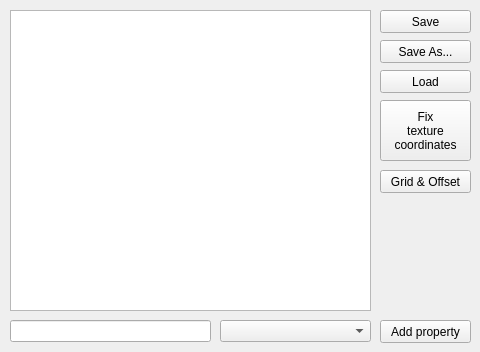
      <widget class="QWidget" name="tab_db">
       <attribute name="title">
        <string>Database</string>
       </attribute>
       <widget class="QPushButton" name="btnDatabaseSave">
        <property name="geometry">
         <rect>
          <x>380</x>
          <y>10</y>
          <width>91</width>
          <height>23</height>
         </rect>
        </property>
        <property name="text">
         <string>Save</string>
        </property>
       </widget>
       <widget class="QPushButton" name="btnDatabaseLoad">
        <property name="geometry">
         <rect>
          <x>380</x>
          <y>70</y>
          <width>91</width>
          <height>23</height>
         </rect>
        </property>
        <property name="text">
         <string>Load</string>
        </property>
       </widget>
       <widget class="QPushButton" name="btnDatabasePropertiesAdd">
        <property name="geometry">
         <rect>
          <x>380</x>
          <y>320</y>
          <width>91</width>
          <height>23</height>
         </rect>
        </property>
        <property name="text">
         <string>Add property</string>
        </property>
       </widget>
       <widget class="QLineEdit" name="txtDatabasePropertyName">
        <property name="geometry">
         <rect>
          <x>10</x>
          <y>320</y>
          <width>201</width>
          <height>22</height>
         </rect>
        </property>
       </widget>
       <widget class="QComboBox" name="cmbDatabasePropertyType">
        <property name="geometry">
         <rect>
          <x>220</x>
          <y>320</y>
          <width>151</width>
          <height>22</height>
         </rect>
        </property>
       </widget>
       <widget class="QTableWidget" name="twDatabaseProperties">
        <property name="geometry">
         <rect>
          <x>10</x>
          <y>10</y>
          <width>361</width>
          <height>301</height>
         </rect>
        </property>
       </widget>
       <widget class="QPushButton" name="btnDatabaseSaveAs">
        <property name="geometry">
         <rect>
          <x>380</x>
          <y>40</y>
          <width>91</width>
          <height>23</height>
         </rect>
        </property>
        <property name="text">
         <string>Save As...</string>
        </property>
       </widget>
       <widget class="QPushButton" name="btnFixTextureCoordinates">
        <property name="geometry">
         <rect>
          <x>380</x>
          <y>100</y>
          <width>91</width>
          <height>61</height>
         </rect>
        </property>
        <property name="text">
         <string>Fix
texture
coordinates</string>
        </property>
       </widget>
       <widget class="QPushButton" name="btnGridAndOffset">
        <property name="geometry">
         <rect>
          <x>380</x>
          <y>170</y>
          <width>91</width>
          <height>23</height>
         </rect>
        </property>
        <property name="text">
         <string>Grid &amp;&amp; Offset</string>
        </property>
       </widget>
      </widget>
